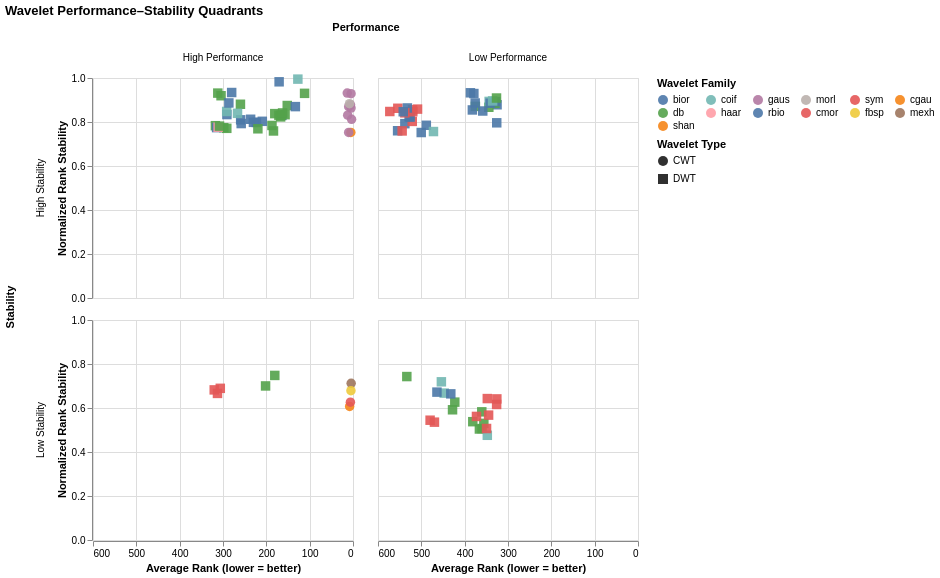

The cell this chart's notebook holds for it:
### Code cell
selection = alt.selection_point(
    fields=['wavelet_family'],
    bind='legend'
)

quadrant_scatter = alt.Chart(
    subset_combined_results_df
).mark_point(size=90, filled=True).encode(
    x=alt.X(
        'average_rank:Q',
        title='Average Rank (lower = better)',
        scale=alt.Scale(reverse=True)
    ),
    y=alt.Y(
        'normalized_rank_stability:Q',
        title='Normalized Rank Stability'
    ),
    color=alt.Color(
        'wavelet_family:N',
        legend=alt.Legend(symbolLimit=0, columns=6),
        title='Wavelet Family'
    ),
	shape=alt.Shape(
		'wavelet_type:N',
		title='Wavelet Type'
	),
    opacity=alt.condition(selection, alt.value(0.9), alt.value(0.15)),
    tooltip=[
        'htid',
        'wavelet',
        'wavelet_family',
        'average_rank',
        'normalized_rank_stability',
        'rank_variability',
        'performance_bin',
        'stability_bin'
    ],
    row=alt.Row(
        'stability_bin:N',
        title='Stability'
    ),
    column=alt.Column(
        'performance_bin:N',
        title='Performance'
    )
).add_params(
    selection
).properties(
    title='Wavelet Performance–Stability Quadrants',
    width=260,
    height=220
)

quadrant_scatter
